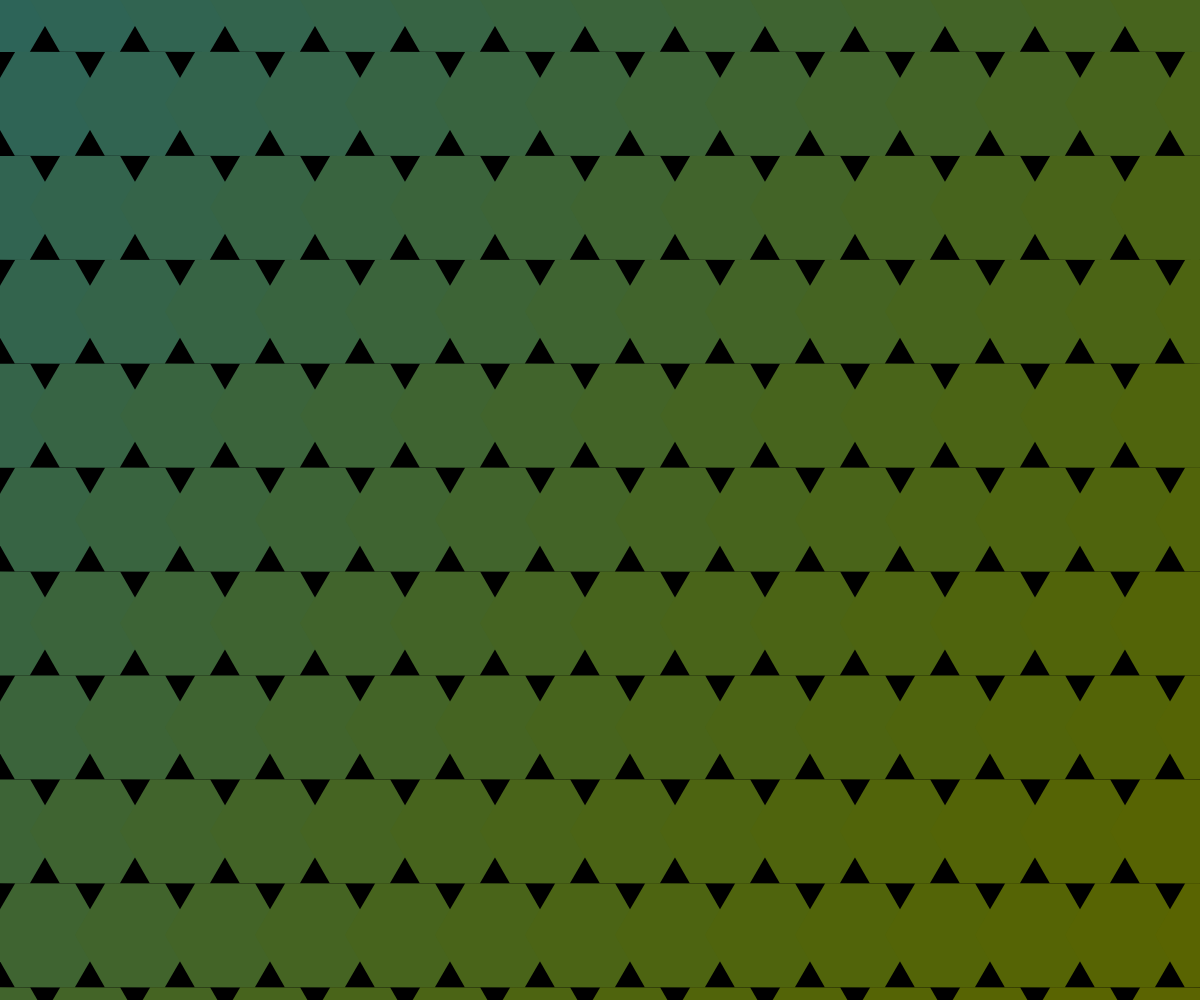
Frame 1 (no input)
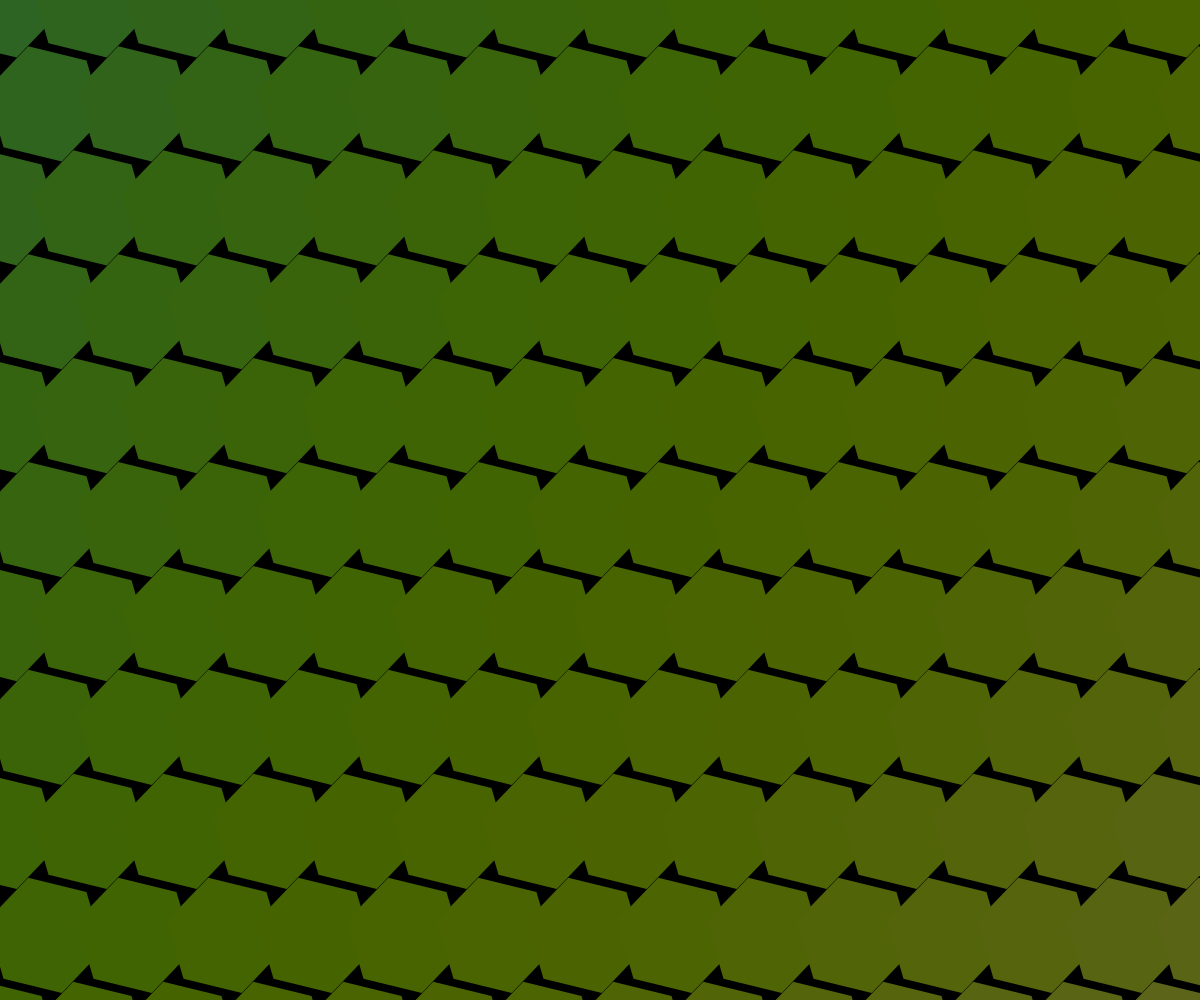
Frame 60 (no input)
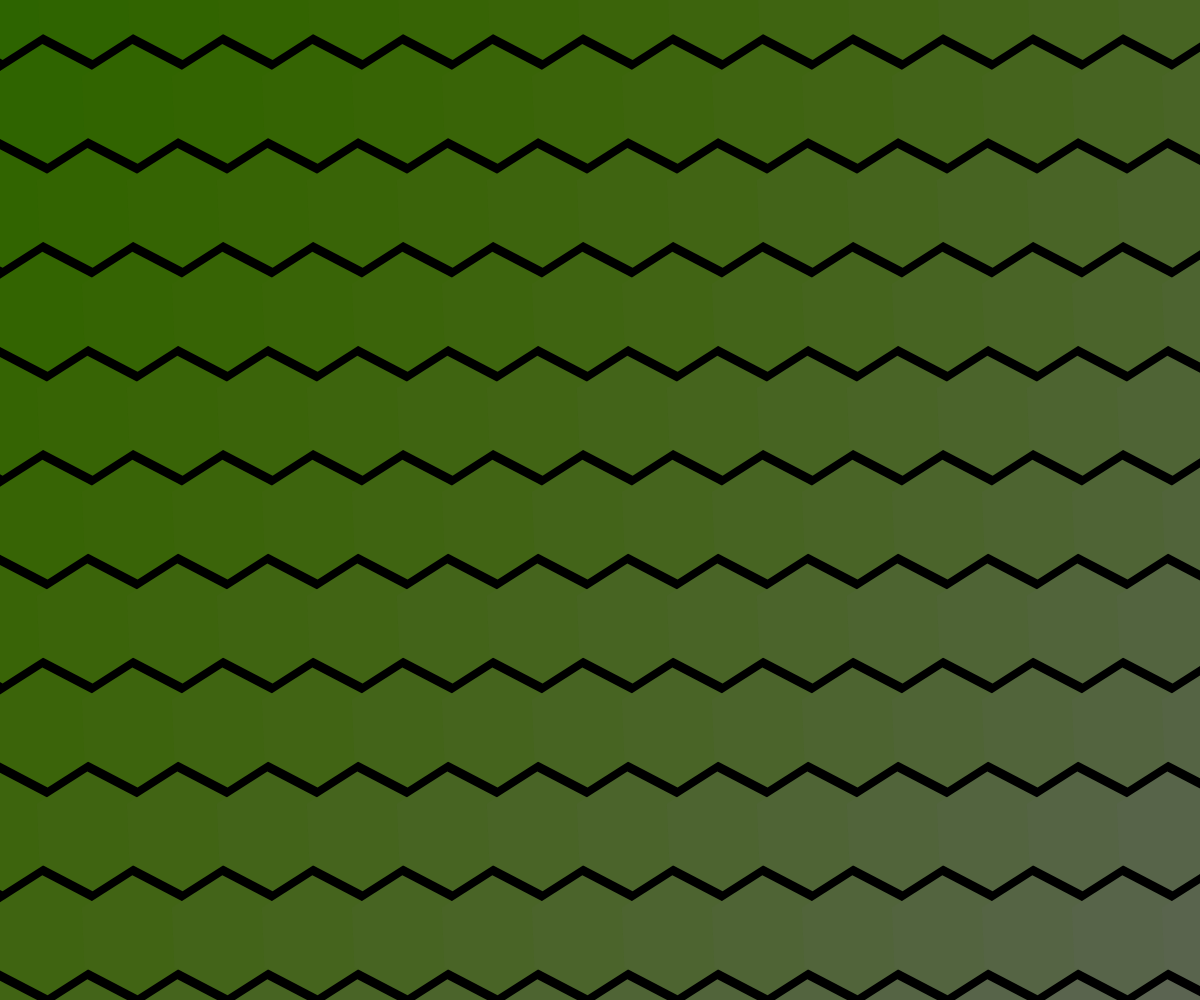
Frame 120 (the mouse pressed at the canvas centre since frame 60)

The p5.js sketch that drew these frames (run headless with seeded random() and noise() and a simulated clock; from frame 60 on, the mouse is pressed at the canvas centre):

// p5.js sketch
// ── sketch.js
let hexagons = [];
let time = 0;

function setup() {
  createCanvas(windowWidth, windowHeight);
  noStroke();

  // Create a grid of hexagons
  const size = 60;
  const cols = Math.ceil(width / (size * 1.5)) + 2;
  const rows = Math.ceil(height / (size * Math.sqrt(3))) + 2;

  for (let row = 0; row < rows; row++) {
    for (let col = 0; col < cols; col++) {
      const x = col * size * 1.5;
      const y = row * size * Math.sqrt(3);
      // Offset every other row
      if (row % 2 === 1) {
        hexagons.push({
          x: x + size * 0.75,
          y: y,
          size: size,
          hue: 45 + (col + row) * 2, // Slight color variation
        });
      } else {
        hexagons.push({
          x: x,
          y: y,
          size: size,
          hue: 45 + (col + row) * 2,
        });
      }
    }
  }
}

function draw() {
  background(0);
  time += 0.02;

  for (let hex of hexagons) {
    // Color pulse effect
    const brightness = 100 * (0.5 + 0.5 * sin(time + hex.hue * 0.05));
    fill(hex.hue, 100, brightness);

    push();
    translate(hex.x, hex.y);
    rotate(time * 0.2); // Slow rotation for motion

    beginShape();
    for (let i = 0; i < 6; i++) {
      const angle = TWO_PI / 6 * i;
      const x = hex.size * cos(angle);
      const y = hex.size * sin(angle);
      vertex(x, y);
    }
    endShape(CLOSE);
    pop();
  }
}

function windowResized() {
  resizeCanvas(windowWidth, windowHeight);
}
